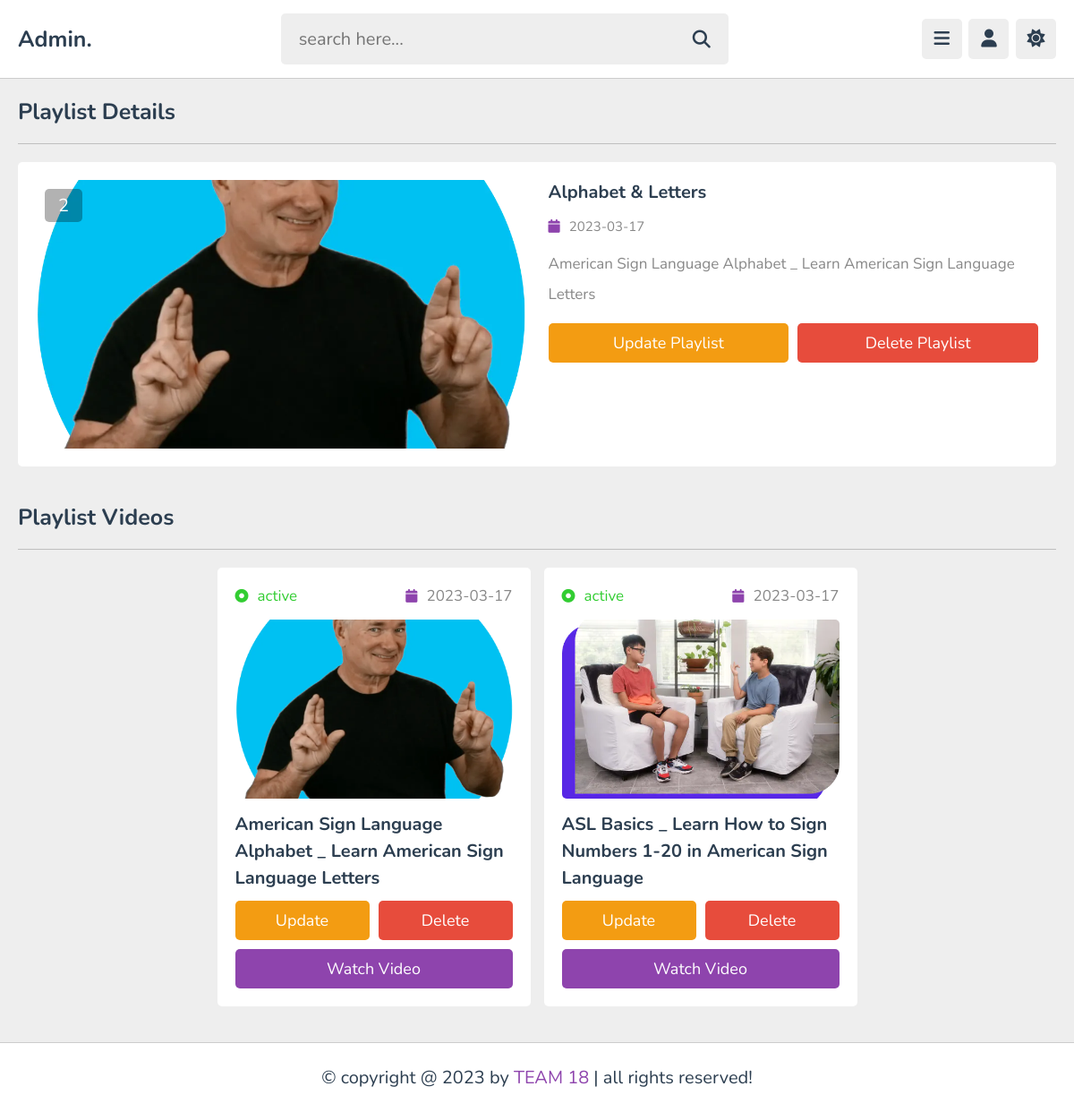
Page /admin/view_playlist.php?get_id=3VQjhPfsaHPXoQbRh7zT (signed in) on the committed database.
### tables this page shows
CREATE TABLE `playlist` (
  `id` varchar(20) NOT NULL,
  `tutor_id` varchar(20) NOT NULL,
  `title` varchar(100) NOT NULL,
  `description` varchar(1000) NOT NULL,
  `thumb` varchar(100) NOT NULL,
  `date` date NOT NULL DEFAULT current_timestamp(),
  `status` varchar(20) NOT NULL DEFAULT 'deactive'
);

CREATE TABLE `content` (
  `id` varchar(20) NOT NULL,
  `tutor_id` varchar(20) NOT NULL,
  `playlist_id` varchar(20) NOT NULL,
  `title` varchar(100) NOT NULL,
  `description` varchar(1000) NOT NULL,
  `video` varchar(100) NOT NULL,
  `thumb` varchar(100) NOT NULL,
  `date` date NOT NULL DEFAULT current_timestamp(),
  `status` varchar(20) NOT NULL DEFAULT 'deactive'
);

### admin/view_playlist.php (the view, shortened to what this page needs)
<?php
include '../components/connect.php';
if(isset($_COOKIE['tutor_id'])){
   $tutor_id = $_COOKIE['tutor_id'];
}else{
   $tutor_id = '';
   header('location:login.php');
}
if(isset($_GET['get_id'])){
   $get_id = $_GET['get_id'];
}else{
   $get_id = '';
   header('location:playlist.php');
}
?>
<!DOCTYPE html>
<html lang="en">
<head>
   <link rel="stylesheet" href="https://cdnjs.cloudflare.com/ajax/libs/font-awesome/6.2.0/css/all.min.css">
   <link rel="stylesheet" href="../css/admin_style.css">
</head>
<body>
<?php include '../components/admin_header.php'; ?>
<section class="playlist-details">
   <h1 class="heading">playlist details</h1>
   <?php
      $select_playlist = $conn->prepare("SELECT * FROM `playlist` WHERE id = ? AND tutor_id = ?");
      $select_playlist->execute([$get_id, $tutor_id]);
      if($select_playlist->rowCount() > 0){
         while($fetch_playlist = $select_playlist->fetch(PDO::FETCH_ASSOC)){
            $playlist_id = $fetch_playlist['id'];
            $count_videos = $conn->prepare("SELECT * FROM `content` WHERE playlist_id = ?");
            $count_videos->execute([$playlist_id]);
            $total_videos = $count_videos->rowCount();
   ?>
   <div class="row">
      <div class="thumb">
         <span><?= $total_videos; ?></span>
         <img src="../uploaded_files/<?= $fetch_playlist['thumb']; ?>" alt="">
      </div>
      <div class="details">
         <h3 class="title"><?= $fetch_playlist['title']; ?></h3>
         <div class="date"><i class="fas fa-calendar"></i><span><?= $fetch_playlist['date']; ?></span></div>
         <div class="description"><?= $fetch_playlist['description']; ?></div>
         <form action="" method="post" class="flex-btn">
            <a href="update_playlist.php?get_id=<?= $playlist_id; ?>" class="option-btn">update playlist</a>
            <input type="submit" value="delete playlist" class="delete-btn" onclick="return confirm('delete this playlist?');" name="delete">
         </form>
      </div>
   </div>
   <?php
         }
      }else{
         echo '<p class="empty">no playlist found!</p>';
      }
   ?>
</section>
<section class="contents">
   <h1 class="heading">playlist videos</h1>
   <div class="box-container">
   <?php
      $select_videos = $conn->prepare("SELECT * FROM `content` WHERE tutor_id = ? AND playlist_id = ?");
      $select_videos->execute([$tutor_id, $playlist_id]);
      if($select_videos->rowCount() > 0){
         while($fecth_videos = $select_videos->fetch(PDO::FETCH_ASSOC)){
            $video_id = $fecth_videos['id'];
   ?>
      <div class="box">
         <div class="flex">
            <div><i class="fas fa-dot-circle" style="<?php if($fecth_videos['status'] == 'active'){echo 'color:limegreen'; }else{echo 'color:red';} ?>"></i><span style="<?php if($fecth_videos['status'] == 'active'){echo 'color:limegreen'; }else{echo 'color:red';} ?>"><?= $fecth_videos['status']; ?></span></div>
            <div><i class="fas fa-calendar"></i><span><?= $fecth_videos['date']; ?></span></div>
         </div>
         <img src="../uploaded_files/<?= $fecth_videos['thumb']; ?>" class="thumb" alt="">
         <h3 class="title"><?= $fecth_videos['title']; ?></h3>
         <form action="" method="post" class="flex-btn">
            <a href="update_content.php?get_id=<?= $video_id; ?>" class="option-btn">update</a>
            <input type="submit" value="delete" class="delete-btn" onclick="return confirm('delete this video?');" name="delete_video">
         </form>
         <a href="view_content.php?get_id=<?= $video_id; ?>" class="btn">watch video</a>
      </div>
   <?php
         }
      }else{
         echo '<p class="empty">no videos added yet! <a href="add_content.php" class="btn" style="margin-top: 1.5rem;">add videos</a></p>';
      }
   ?>
   </div>
</section>
<?php include '../components/footer.php'; ?>
</body>
</html>

### css/admin_style.css (style rules this page uses)
:root { --main-color:#8e44ad; --red:#e74c3c; --oragen:#f39c12; --white:#fff; --black:#2c3e50; --light-color:#888; --light-bg:#eee; --border:.1rem solid rgba(0,0,0,.2); }
* { font-family: 'Nunito', sans-serif; margin: 0; padding: 0; box-sizing: border-box; outline: none; border: none; text-decoration: none; }
html { font-size: 62.5%; overflow-x: hidden; }
body { background-color: var(--light-bg); padding-left: 30rem; }
section { padding:2rem; max-width: 1200px; margin: 0 auto; }
.btn, .option-btn, .delete-btn, .inline-btn, .inline-option-btn, .inline-delete-btn { border-radius: .5rem; padding: 1rem 3rem; font-size: 1.8rem; color: #fff; margin-top: 1rem; text-transform: capitalize; cursor: pointer; text-align: center; }
.btn, .option-btn, .delete-btn { display: block; width: 100%; }
.btn, .inline-btn { background-color: var(--main-color); }
.option-btn, .inline-option-btn { background-color: var(--oragen); }
.delete-btn, .inline-delete-btn { background-color: var(--red); }
.flex-btn { display:flex; gap: 1rem; }
.heading { padding-bottom: 1.8rem; border-bottom: var(--border); font-size: 2.5rem; color: var(--black); text-transform: capitalize; margin-bottom: 2rem; }
.playlist-details .row { display: flex; gap: 2.5rem; flex-wrap: wrap; align-items: flex-start; background-color: var(--white); border-radius: .5rem; padding: 2rem; }
.playlist-details .row .thumb { flex: 1 1 40rem; height: 30rem; position: relative; }
.playlist-details .row .thumb img { height: 100%; width: 100%; border-radius: .5rem; object-fit: cover; }
.playlist-details .row .thumb span { background-color: rgba(0,0,0,.3); color: #fff; border-radius: .5rem; position: absolute; top: 1rem; left: 1rem; padding: .5rem 1.5rem; font-size: 2rem; }
.playlist-details .row .details { flex: 1 1 40rem; }
.playlist-details .row .details .date { font-size: 1.5rem; margin: 1rem 0; }
.playlist-details .row .details .date i { color: var(--main-color); margin-right: 1rem; }
.playlist-details .row .details .date span { color: var(--light-color); }
.playlist-details .row .details .title { font-size: 2rem; color: var(--black); padding-bottom: .5rem; }
.playlist-details .row .details .description { padding: .5rem 0; font-size: 1.7rem; color: var(--light-color); line-height: 2; white-space: pre-line; }
.contents .box-container { display: grid; grid-template-columns: repeat(auto-fit, 35rem); align-items: flex-start; justify-content: center; gap: 1.5rem; }
.contents .box-container .box { border-radius: .5rem; background-color: var(--white); padding: 2rem; overflow-x: hidden; }
.contents .box-container .box .thumb { height: 20rem; width: 100%; border-radius: .5rem; object-fit: cover; margin: 1rem 0; }
.contents .box-container .box .flex { display: flex; align-items: center; justify-content: space-between; gap: 1.5rem; margin-bottom: .5rem; }
.contents .box-container .box .flex i { font-size: 1.5rem; color: var(--main-color); margin-right: 1rem; }
.contents .box-container .box .flex span { color: var(--light-color); font-size: 1.7rem; }
.contents .box-container .box .title { font-size: 2rem; color: var(--black); line-height: 1.5; text-overflow: ellipsis; overflow-x: hidden; }
@media (max-width:1200px) { body { padding-left: 0; } }

### rows in the picture
playlist: total_videos "2", thumb (picture), title "Alphabet & Letters", date "2023-03-17", description "American Sign Language Alphabet _ Learn American Sign Language Letters"
content: status "active", date "2023-03-17", thumb (picture), title "American Sign Language Alphabet _ Learn American Sign Language Letters"
content: status "active", date "2023-03-17", thumb (picture), title "ASL Basics _ Learn How to Sign Numbers 1-20 in American Sign Language"
